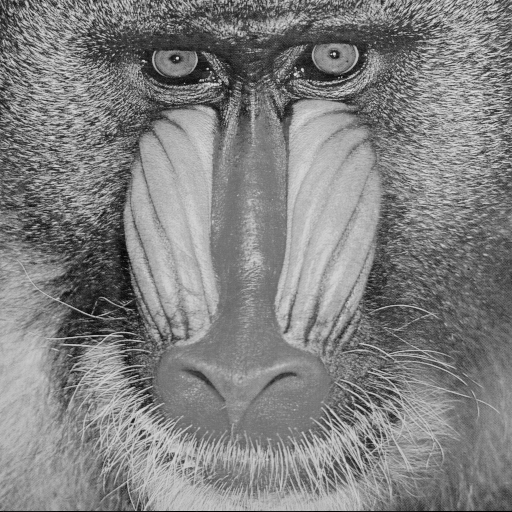
#> input picture trabalho1/images/baboon_monocromatica.png, 512 x 512 px, given in place of baboon_monocromatica.png.png, which was not available
$ python ex1.py
#> lines starting #> are read from the running program, lines starting #| are printed output that depends on the picture; pictures that were not available may be replaced by others from this repository, and a replacement may not be noted
from PIL import Image
import numpy as np
import cv2

nome = input("Digite o nome da imagem (sem '.png'): ")
#> the answer given: images/baboon_monocromatica.png
img = Image.open(f'images/{nome}.png')
#> img is the input picture: PIL image 512x512 L; min 0, max 230, mean 129.1
grey_img = img.convert('L')
grey_img.save('images/outputs/ex1/output_img_grey.png')

grey_img = np.array(grey_img)
grey_img_blur_np = cv2.GaussianBlur(grey_img, (21, 21), 0)
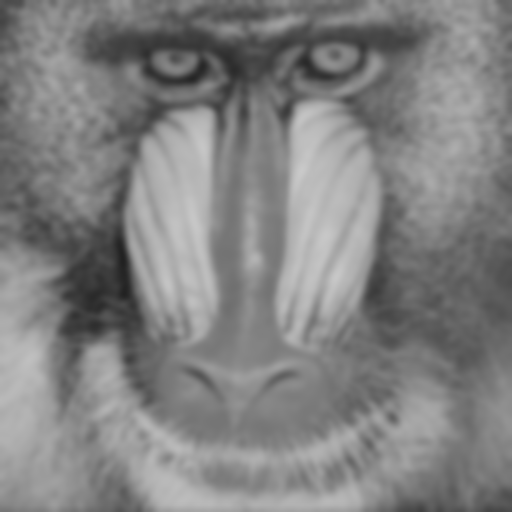
#> grey_img_blur_np: shape (512, 512); min 33, max 201, mean 129.3

grey_img_blur = Image.fromarray(grey_img_blur_np)
grey_img_blur.save('images/outputs/ex1/output_img_blur.png')

final_img = (grey_img / grey_img_blur_np) * 255
final_img = Image.fromarray(final_img)
#> final_img: PIL image 512x512 F
final_img = final_img.convert('RGB')
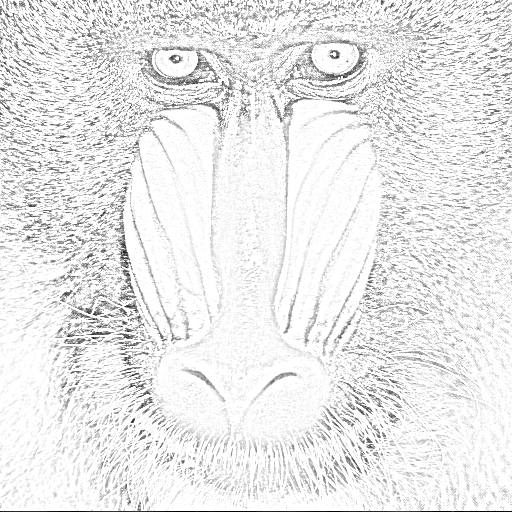
#> final_img: PIL image 512x512 RGB; min 0, max 255, mean 234
final_img.save('images/outputs/ex1/output_final_img.png')

#Teste com tamanho de máscara 51x51
grey_img_blur_np_51 = cv2.GaussianBlur(grey_img, (1023, 1023), 0)
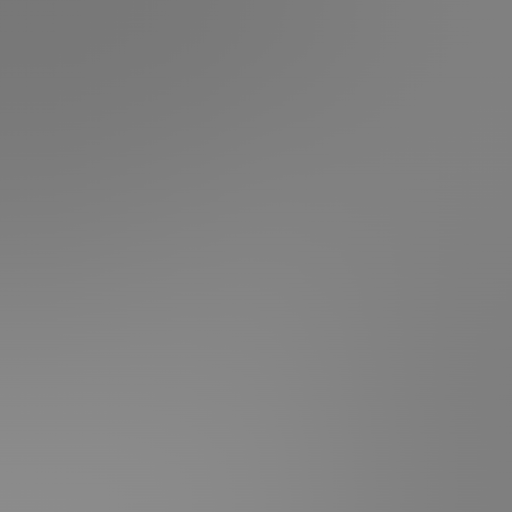
#> grey_img_blur_np_51: shape (512, 512); min 119, max 140, mean 129.3
grey_img_blur_51 = Image.fromarray(grey_img_blur_np_51)
grey_img_blur_51.save('images/outputs/ex1/mask51/output_img_blur_51.png')

final_img_51 = (grey_img / grey_img_blur_np_51) * 255
final_img_51 = Image.fromarray(final_img_51)
#> final_img_51: PIL image 512x512 F
final_img_51 = final_img_51.convert('RGB')
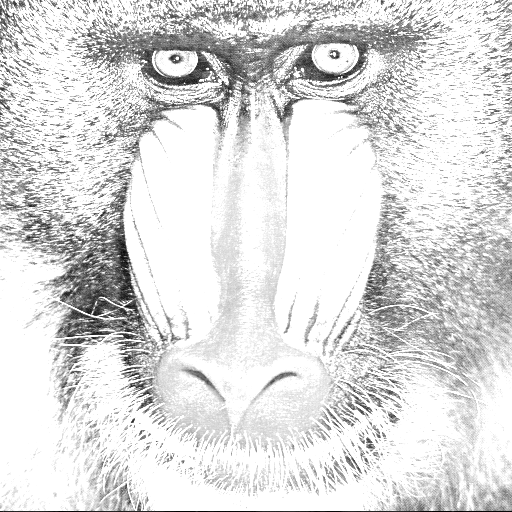
#> final_img_51: PIL image 512x512 RGB; min 0, max 255, mean 220.6
final_img_51.save('images/outputs/ex1/mask51/output_final_img_51.png')

#Teste com tamanho de máscara 5x5
grey_img_blur_np_5 = cv2.GaussianBlur(grey_img, (5, 5), 0)
grey_img_blur_5 = Image.fromarray(grey_img_blur_np_5)
grey_img_blur_5.save('images/outputs/ex1/mask5/output_img_blur_5.png')

grey_img_blur_np_5 = np.where(grey_img_blur_np_5 < 1e-5, 1e-5, grey_img_blur_np_5) #Colocado para evitar warning de divisao por 0 na divisão da linha abaixo (código ainda funciona sem essa linha)
final_img_5 = (grey_img / grey_img_blur_np_5) * 255
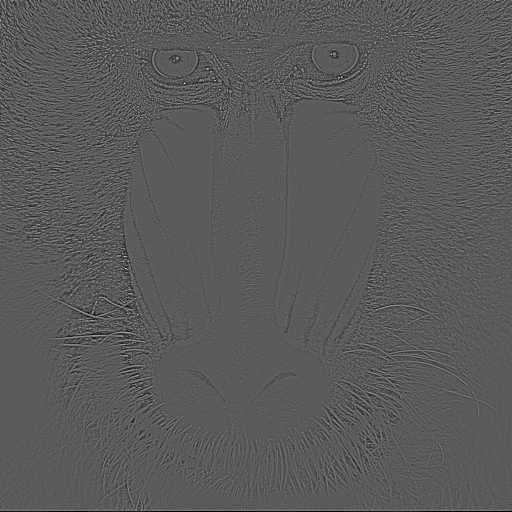
#> final_img_5: shape (512, 512) float64; min 0, max 716.6, mean 252.7; drawn with min black and max white
final_img_5 = Image.fromarray(final_img_5)
#> final_img_5: PIL image 512x512 F
final_img_5 = final_img_5.convert('RGB')
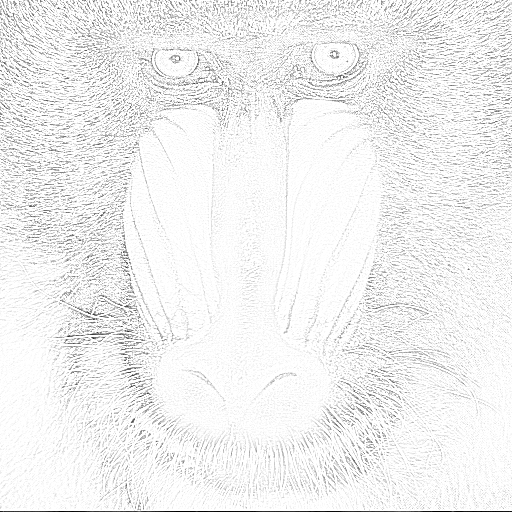
#> final_img_5: PIL image 512x512 RGB; min 0, max 255, mean 240.2
final_img_5.save('images/outputs/ex1/mask5/output_final_img_5.png')

#Teste com imagem menos saturada
img_normalizada = cv2.normalize(grey_img, None, alpha=100, beta=150, norm_type=cv2.NORM_MINMAX)

grey_img_blur_np_norm = cv2.GaussianBlur(img_normalizada, (21, 21), 0)

final_img_norm = (img_normalizada / grey_img_blur_np_norm) * 255
final_img_norm = Image.fromarray(final_img_norm)
#> final_img_norm: PIL image 512x512 F
img_normalizada = Image.fromarray(img_normalizada)
img_normalizada = img_normalizada.convert('RGB')
#> img_normalizada: PIL image 512x512 RGB
img_normalizada.save('images/outputs/ex1/normalizada100_150/output_img_normalizada.png')
final_img_norm = final_img_norm.convert('RGB')
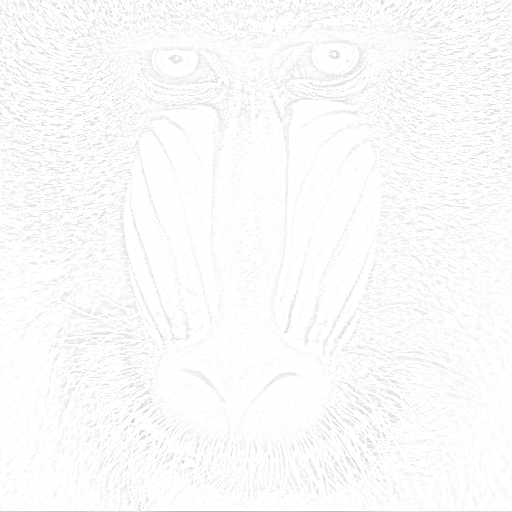
#> final_img_norm: PIL image 512x512 RGB; min 187, max 255, mean 250.8
final_img_norm.save('images/outputs/ex1/normalizada100_150/output_final_img_normalizada.png')

$ run again, on trabalho1/images/house.png
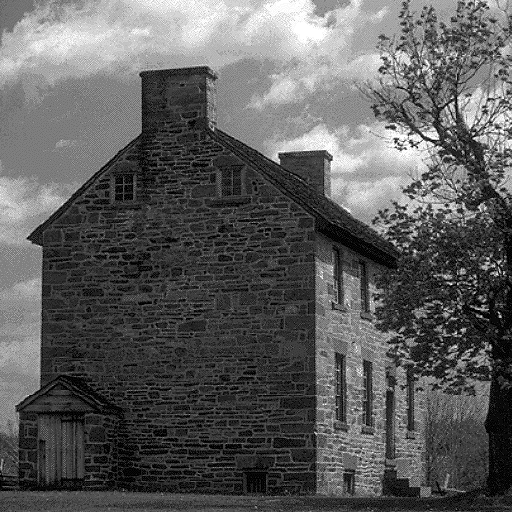
#> input picture trabalho1/images/house.png, 512 x 512 px, given in place of house.png.png, which was not available
#> img is the input picture: PIL image 512x512 L; min 0, max 255, mean 92.9
#> `img_normalizada = cv2.normalize(grey_img, None, alpha=100, beta=150, n..`:
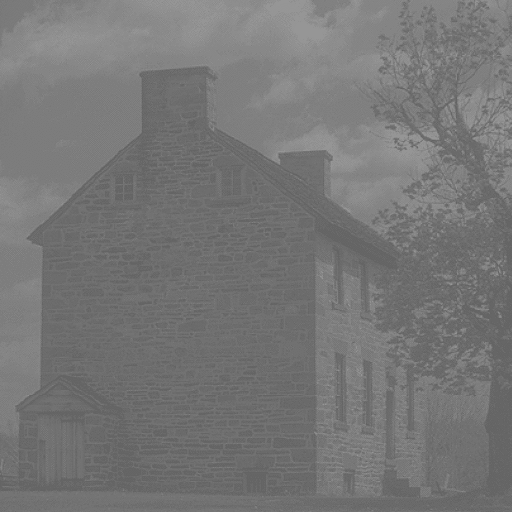
#> img_normalizada: shape (512, 512); min 100, max 150, mean 118.2
#> `final_img_norm = final_img_norm.convert('RGB')`:
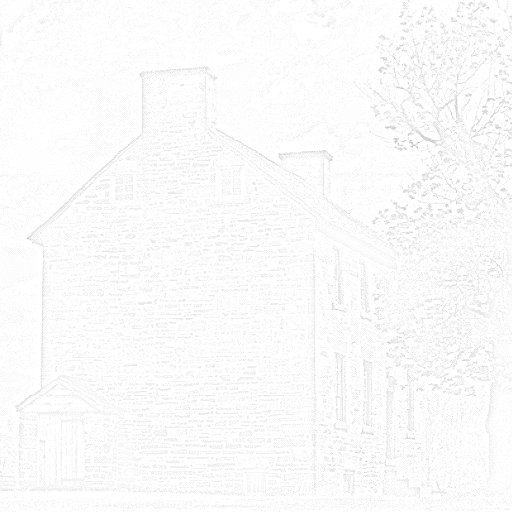
#> final_img_norm: PIL image 512x512 RGB; min 184, max 255, mean 250.9
